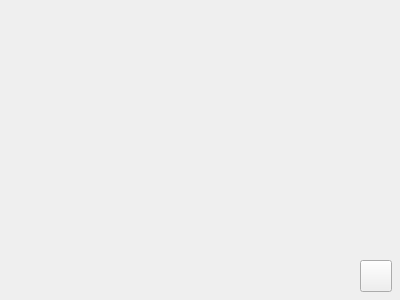
<?xml version="1.0" encoding="UTF-8"?>
<ui version="4.0">
 <class>MainWindow</class>
 <widget class="QMainWindow" name="MainWindow">
  <property name="geometry">
   <rect>
    <x>0</x>
    <y>0</y>
    <width>400</width>
    <height>300</height>
   </rect>
  </property>
  <property name="windowTitle">
   <string>MainWindow</string>
  </property>
  <widget class="QWidget" name="centralWidget">
   <widget class="QPushButton" name="pushButton_menu">
    <property name="geometry">
     <rect>
      <x>360</x>
      <y>260</y>
      <width>32</width>
      <height>32</height>
     </rect>
    </property>
    <property name="text">
     <string/>
    </property>
    <property name="icon">
     <iconset resource="res.qrc">
      <normaloff>:/icons/icon.png</normaloff>:/icons/icon.png</iconset>
    </property>
    <property name="iconSize">
     <size>
      <width>32</width>
      <height>32</height>
     </size>
    </property>
    <property name="flat">
     <bool>false</bool>
    </property>
   </widget>
  </widget>
 </widget>
 <layoutdefault spacing="6" margin="11"/>
 <resources>
  <include location="res.qrc"/>
 </resources>
 <connections/>
</ui>
